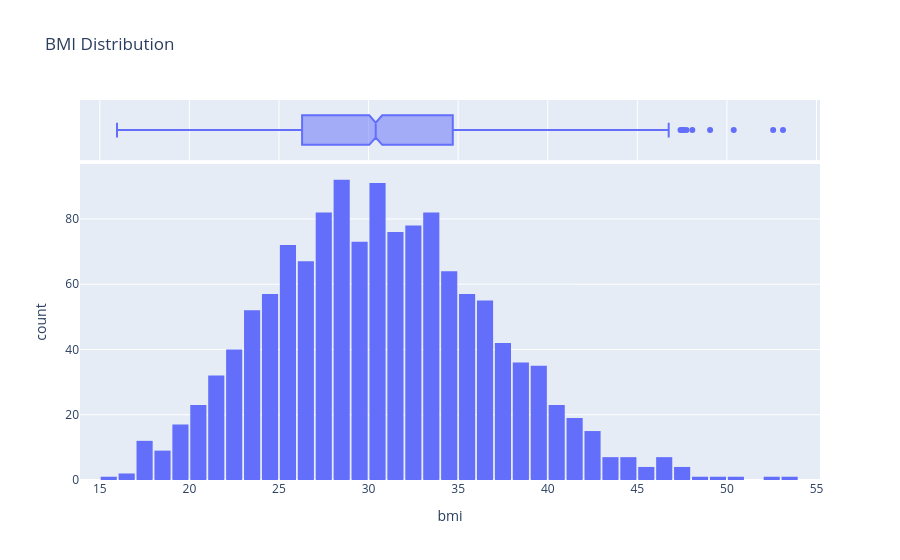

The cell this chart's notebook holds for it:
### Markdown cell above
BMI Distribution

### Code cell
fig=px.histogram(insurance,x='bmi',marginal='box',nbins=47,title='BMI Distribution')
fig.update_layout(bargap=0.1)
fig

### Figure 1 — Plotly figure (JSON) as saved in the notebook; plotly's stock layout.template omitted (floating-point values rounded to 4 significant figures; data arrays with more than 128 entries replaced by an {"elided": "..."} marker saying what was removed)
{"data": [{"bingroup": "x", "hovertemplate": "bmi=%{x}<br>count=%{y}<extra></extra>", "legendgroup": "", "marker": {"color": "#636efa", "pattern": {"shape": ""}}, "name": "", "nbinsx": 47, "orientation": "v", "showlegend": false, "type": "histogram", "x": {"elided": "1338 float values"}, "xaxis": "x", "yaxis": "y"}, {"hovertemplate": "bmi=%{x}<extra></extra>", "legendgroup": "", "marker": {"color": "#636efa"}, "name": "", "notched": true, "showlegend": false, "type": "box", "x": {"elided": "1338 float values"}, "xaxis": "x2", "yaxis": "y2"}], "layout": {"bargap": 0.1, "barmode": "relative", "legend": {"tracegroupgap": 0}, "title": {"text": "BMI Distribution"}, "xaxis": {"anchor": "y", "domain": [0, 1], "title": {"text": "bmi"}}, "xaxis2": {"anchor": "y2", "domain": [0, 1], "matches": "x", "showgrid": true, "showticklabels": false}, "yaxis": {"anchor": "x", "domain": [0, 0.8316], "title": {"text": "count"}}, "yaxis2": {"anchor": "x2", "domain": [0.8416, 1], "matches": "y2", "showgrid": false, "showline": false, "showticklabels": false, "ticks": ""}}}
